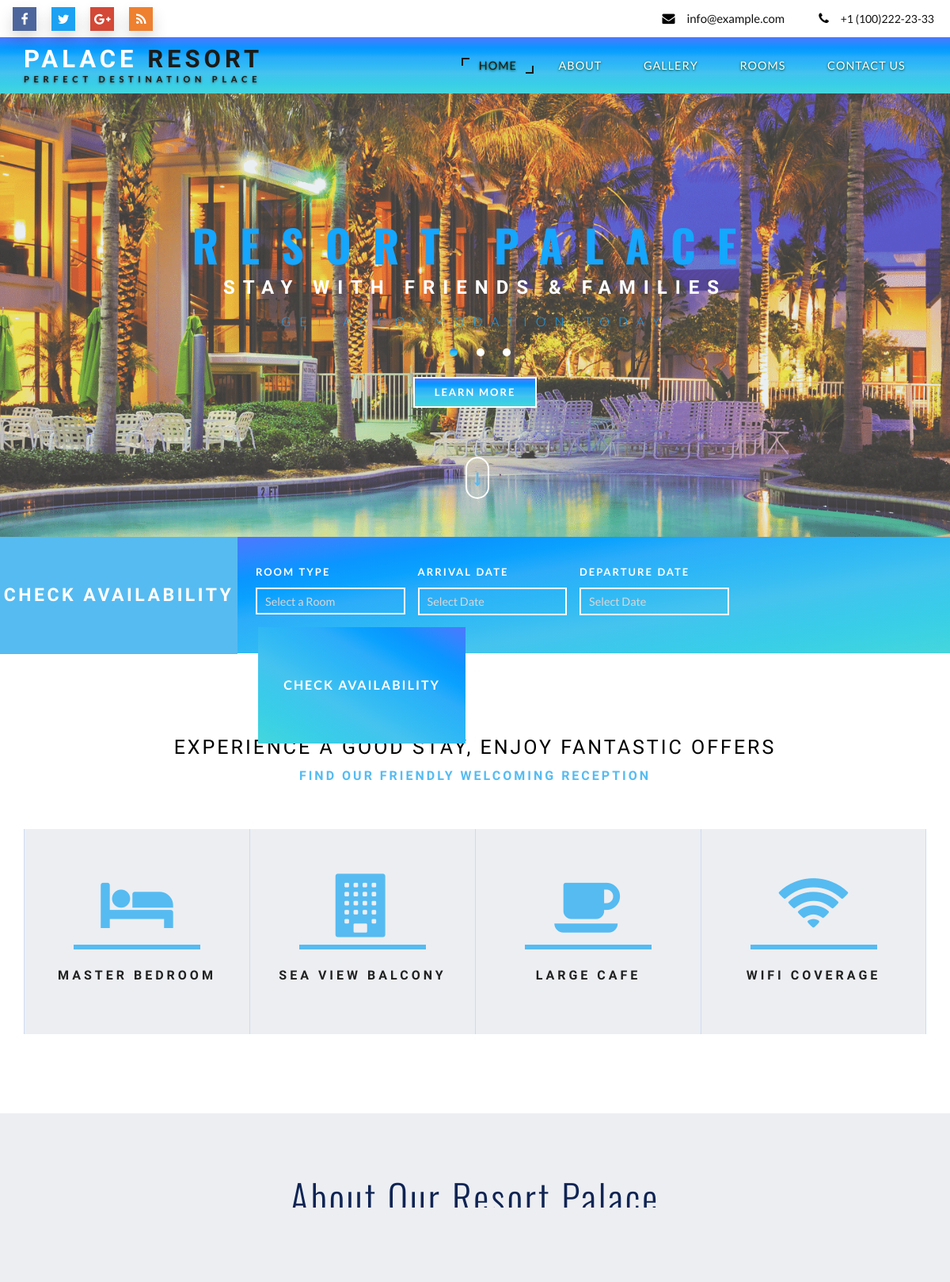
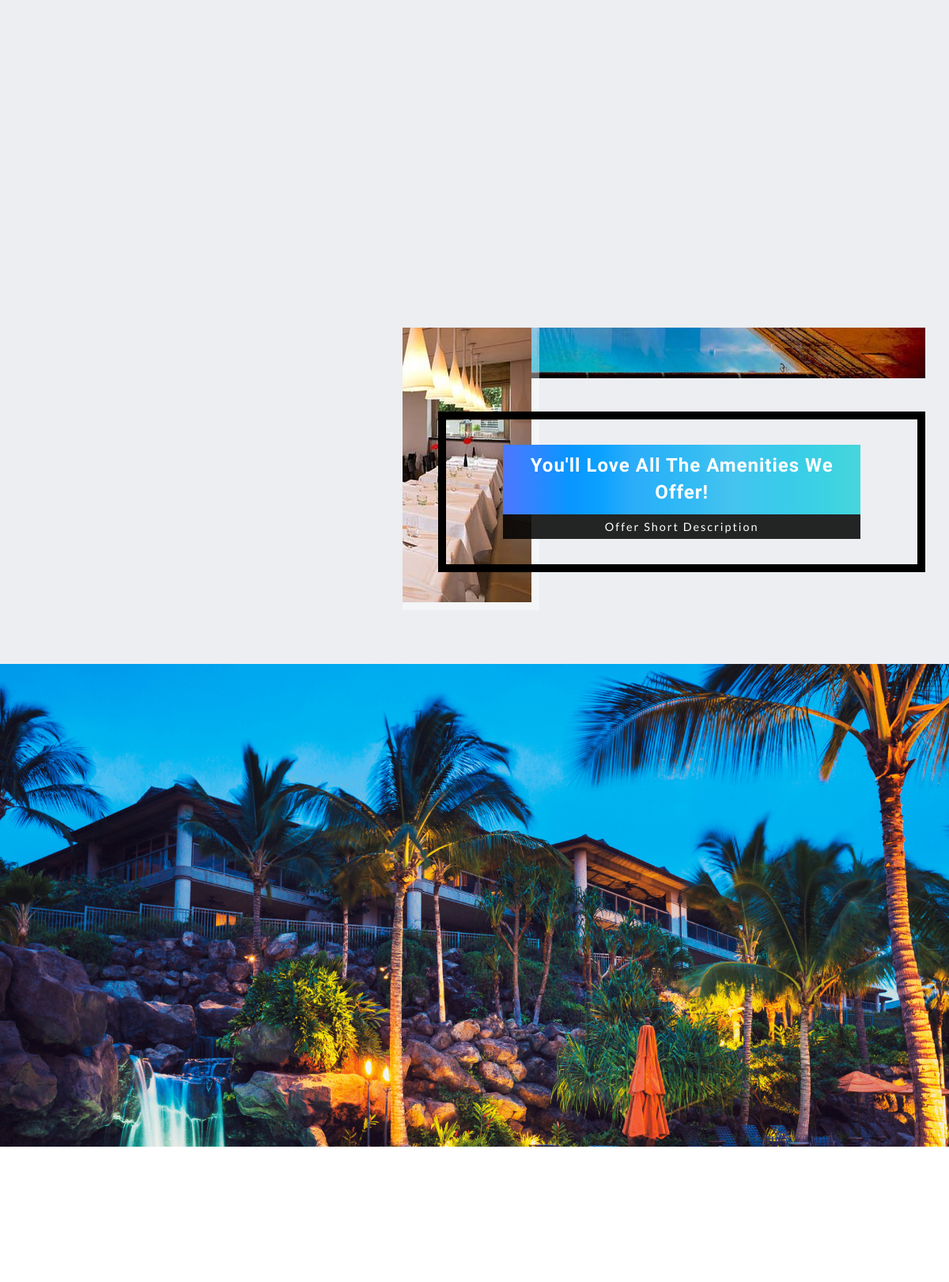
The page / (upper part) on the database its author committed (2 pictures, top to bottom).
### resort/models.py (models this page shows, shortened)
class Hero(models.Model):
    class Meta:
        verbose_name_plural = 'Hero Section'
        verbose_name = 'Hero Section'
    name = models.CharField(max_length=100, blank=True, null=True, default='RESORT NAME', verbose_name='Set a Cool Name of ReSort')
    tag = models.CharField(max_length=100, blank=True, null=True, default='STAY WITH FRIENDS & FAMILIES', verbose_name='Set a Tagline for Hero Section')
    greet = models.CharField(max_length=100, blank=True, null=True, default='GET ACCOMMODATION TODAY', verbose_name='Set a Greeting for Hero Section')
    class_name = models.CharField(max_length=25, blank=True, null=True, default='Ex: w3layouts-banner-top1 or w3layouts-banner-top2 or null', verbose_name='Set One of these Class Name')
    is_active = models.BooleanField(default=True)

class ServiceChart(models.Model):
    class Meta:
        verbose_name_plural = 'Service Chart'
        verbose_name = 'Service Chart'
    name = models.CharField(max_length=50, blank=True, null=True, default='MASTER BEDROOM', verbose_name='Set a Name for Service')
    company_name = models.CharField(max_length=50, blank=True, null=True, default='RESORT PALACE', verbose_name='Set a Company Name')
    icon = models.CharField(max_length=20, blank=True, null=True, default='w3_road', verbose_name='Set a Icon Class Name')
    is_active = models.BooleanField(default=True)

class About(models.Model):
    class Meta:
        verbose_name_plural = 'About Section'
        verbose_name = 'About Section'
    image_one = models.ImageField(blank=True, null=True, upload_to='About_Images/', verbose_name='Upload Image for About Section')
    image_two = models.ImageField(blank=True, null=True, upload_to='About_Images/', verbose_name='Upload Image for About Section')
    heading = models.CharField(max_length=100, blank=True, null=True, default='About Our Resort Palace', verbose_name='Set a Heading')
    description = models.CharField(max_length=100, blank=True, null=True, default='Short Description', verbose_name='Set a Description')
    offer = models.CharField(max_length=100, blank=True, null=True, default="You'll love all the amenities we offer!", verbose_name='Set a Offer')
    offer_description = models.CharField(max_length=100, blank=True, null=True, default='Offer Short Description', verbose_name='Set a Offer Description')
    is_active = models.BooleanField(default=True)

class Services(models.Model):
    class Meta:
        verbose_name_plural = 'Services Section'
        verbose_name = 'Services Section'
    heading = models.CharField(max_length=50, blank=True, null=True, default='Ex: Stay First, Pay After or 24 Hours Restaurant', verbose_name='Set a Heading')
    description = models.CharField(max_length=100, blank=True, null=True, default='Short Description', verbose_name='Set a Description')
    check_point_one = models.CharField(max_length=30, blank=True, null=True, default='Check Point One', verbose_name='Set a Bullet Point')
    check_point_two = models.CharField(max_length=30, blank=True, null=True, default='Check Point Two', verbose_name='Set a Bullet Point')
    icon_class = models.CharField(max_length=20, blank=True, null=True, default='Ex: fa-clock-o or fa-credit-card', verbose_name='Set a Icon Class Name')
    position_class = models.CharField(max_length=20, blank=True, null=True, default='Ex: left or right', verbose_name='Set a Position Class Name')
    is_active = models.BooleanField(default=True)

### resort/views.py (the view)
# urls.py: 2. Add a URL to urlpatterns:  path('', views.home, name='home')
def home(request):
    hero = Hero.objects.filter(is_active=True)
    service_chart = ServiceChart.objects.filter(is_active=True)
    about = About.objects.filter(is_active=True)
    service = Services.objects.filter(is_active=True)
    team = Team.objects.filter(is_active=True)
    gallery = Gallery.objects.filter(is_active=True)
    rooms = RoomsRates.objects.filter(is_active=True)
    visitors = Visitors.objects.filter(is_active=True)
    context = { 'hero': hero, 'service_chart': service_chart, 'about': about, 'service': service, 'team': team, 'gallery': gallery, 'rooms': rooms, 'visitors': visitors }
    return render(request, 'home.html', context)

### resort/templates/home.html (shortened to what this page needs)
{% extends "base.html" %}
{% load static %}
{% block content %}
	<div id="home" class="w3ls-banner">
		<div class="slider">
			<div class="callbacks_container">
				<ul class="rslides callbacks callbacks1" id="slider4">
					{% for h in hero %}
					<li>
						<div class="w3layouts-banner-top {{ h.class_name }}">
							<div class="container">
								<div class="agileits-banner-info">
								<h4>{{ h.name }}</h4>
									<h3>{{ h.tag }}</h3>
										<p>{{ h.greet }}</p>
									<div class="agileits_w3layouts_more menu__item">
				<a href="#" class="menu__link" data-toggle="modal" data-target="#myModal">Learn More</a>
			</div>
								</div>
							</div>
						</div>
					</li>
					{% endfor %}
				</ul>
			</div>
		</div>
		    <div class="thim-click-to-bottom">
				<a href="#about" class="scroll">
					<i class="fa fa-long-arrow-down" aria-hidden="true"></i>
				</a>
			</div>
	</div>
{% include 'checking.html' %}
	<div class="banner-bottom">
		<div class="container">
			<div class="agileits_banner_bottom">
				<h3><span>Experience a good stay, enjoy fantastic offers</span> Find our friendly welcoming reception</h3>
			</div>
			<div class="w3ls_banner_bottom_grids">
				<ul class="cbp-ig-grid">
					{% for s_chart in service_chart %}
					<li>
						<div class="w3_grid_effect">
							<span class="cbp-ig-icon {{ s_chart.icon }}"></span>
							<h4 class="cbp-ig-title">{{ s_chart.name }}</h4>
						</div>
					</li>
					{% endfor %}
				</ul>
			</div>
		</div>
	</div>
 	<div class="about-wthree" id="about">
		  <div class="container">
			  	{% for a in about %}
				   <div class="ab-w3l-spa">
                            <h3 class="title-w3-agileits title-black-wthree">{{ a.heading }}</h3>
						   <p class="about-para-w3ls">{{ a.description }}</p>
						   <img src="{{ a.image_one.url }}" class="img-responsive" alt="Hair Salon">
										<div class="w3l-slider-img">
											<img src="{{ a.image_two.url }}" class="img-responsive" alt="Hair Salon">
										</div>
                                       <div class="w3ls-info-about">
										    <h4>{{ a.offer }}</h4>
											<p>{{ a.offer_description }}</p>
										</div>
		          </div>
				{% endfor %}
    </div>
</div>
<div class="advantages">
	<div class="container">
		<div class="advantages-main">
				<h3 class="title-w3-agileits">Our Services</h3>
		   <div class="advantage-bottom">
			   {% for s in service %}
			 <div class="col-md-6 advantage-grid {{ s.position_clas }}-w3ls wow bounceInLeft" data-wow-delay="0.3s">
			 	<div class="advantage-block ">
					<i class="fa {{ s.icon_class }}" aria-hidden="true"></i>
			 		<h4>{{ s.heading }} </h4>
			 		<p>{{ s.description }}</p>
					<p><i class="fa fa-check" aria-hidden="true"></i> {{ s.check_point_one }}</p>
					<p><i class="fa fa-check" aria-hidden="true"></i> {{ s.check_point_two }}</p>
			 	</div>
			 </div>
			 {% endfor %}
			<div class="clearfix"> </div>
			</div>
		</div>
	</div>
</div>
<section class="portfolio-w3ls" id="gallery">
		 <h3 class="title-w3-agileits title-black-wthree" id="gal">Our Gallery</h3>
</section>
  {% endblock %}

### resort/templates/base.html (shortened to what this page needs)
{% load static %}
<!DOCTYPE html>
<html lang="en">
<head>
<link href="{% static 'css/bootstrap.css' %}" rel="stylesheet" type="text/css" media="all" />
<link href="{% static 'css/font-awesome.css' %}" rel="stylesheet">
<link rel="stylesheet" href="{% static 'css/chocolat.css' %}" type="text/css" media="screen">
<link href="{% static 'css/easy-responsive-tabs.css' %}" rel='stylesheet' type='text/css'/>
<link rel="stylesheet" href="{% static 'css/flexslider.css' %}" type="text/css" media="screen" property="" />
<link rel="stylesheet" href="{% static 'css/jquery-ui.css' %}" />
<link href="{% static 'css/style.css' %}" rel="stylesheet" type="text/css" media="all" />
</head>
<body>
{% include 'nav.html' %}
{% block content %}
{% endblock %}
<link rel="stylesheet" href="{% static 'css/swipebox.css' %}">
</body>
</html>

### resort/templates/nav.html (shortened to what this page needs)
<div class="banner-top">
    <div class="social-bnr-agileits">
        <ul class="social-icons3">
                        <li><a href="#" class="fa fa-facebook icon-border facebook"> </a></li>
                        <li><a href="#" class="fa fa-twitter icon-border twitter"> </a></li>
                        <li><a href="#" class="fa fa-google-plus icon-border googleplus"> </a></li>
                        <li><a href="#" class="fa fa-rss icon-border rss"> </a></li>
                    </ul>
    </div>
    <div class="contact-bnr-w3-agile">
        <ul>
            <li><i class="fa fa-envelope" aria-hidden="true"></i><a href="mailto:info@example.com">INFO@EXAMPLE.COM</a></li>
            <li><i class="fa fa-phone" aria-hidden="true"></i>+1 (100)222-23-33</li>
        </ul>
    </div>
    <div class="clearfix"></div>
</div>
<div class="w3_navigation">
<div class="container">
    <nav class="navbar navbar-default">
        <div class="navbar-header navbar-left">
            <h1><a class="navbar-brand" href="{% url "home" %}">Palace <span>Resort</span><p class="logo_w3l_agile_caption">Perfect Destination Place</p></a></h1>
        </div>
        <div class="collapse navbar-collapse navbar-right" id="bs-example-navbar-collapse-1">
            <nav class="menu menu--iris">
                <ul class="nav navbar-nav menu__list">
                    <li class="menu__item menu__item--current"><a href="{% url 'home' %}" class="menu__link">Home</a></li>
                    <li class="menu__item"><a href="#about" class="menu__link scroll">About</a></li>
                    <li class="menu__item"><a href="#gallery" class="menu__link scroll">Gallery</a></li>
                    <li class="menu__item"><a href="#rooms" class="menu__link scroll">Rooms</a></li>
                    <li class="menu__item"><a href="#contact" class="menu__link scroll">Contact Us</a></li>
                </ul>
            </nav>
        </div>
    </nav>
</div>
</div>

### resort/templates/checking.html (shortened to what this page needs)
<div id="availability-agileits">
    <div class="col-md-3 book-form-left-w3layouts">
        <h2>CHECK AVAILABILITY</h2>
    </div>
    <div class="col-md-9 book-form">
                   <form action="{% url 'savechecking' %}" method="post">{% csrf_token %}
                        <div class="fields-w3ls form-left-agileits-w3layouts ">
                                <p>Room Type</p>
                                <select class="form-control" name="roomtype">
                                    <option>Select a Room</option>
                                </select>
                        </div>
                        <div class="fields-w3ls form-date-w3-agileits">
                                    <p>Arrival Date</p>
                                        <input  id="datepicker1" name="adate" type="text" value="Select Date" onfocus="this.value = '';" onblur="if (this.value == '') {this.value = 'mm/dd/yyyy';}" required="">
                                    </div>
                                    <div class="fields-w3ls form-date-w3-agileits">
                                    <p>Departure Date</p>
                                        <input  id="datepicker2" name="ddate" type="text" value="Select Date" onfocus="this.value = '';" onblur="if (this.value == '') {this.value = 'mm/dd/yyyy';}" required="">
                                    </div>
                        <div class=" form-left-agileits-submit">
                              <input type="submit" name='submit' value="Check Availability">
                        </div>
                    </form>
                </div>
                <div class="clearfix"> </div>
    </div>

### static/css/chocolat.css (style rules this page uses)
body { margin:0; padding:0; }

### static/css/easy-responsive-tabs.css (style rules this page uses)
body { margin: 0px; padding: 0px; background: #f5f5f5; font-weight: 500; }
ul.resp-tabs-list, p { margin: 0px; padding: 0px; }

### rows shown on the page
Hero: name "RESORT PALACE", tag "STAY WITH FRIENDS & FAMILIES", greet "GET ACCOMMODATION TODAY"
ServiceChart: name "MASTER BEDROOM"
ServiceChart: name "SEA VIEW BALCONY"
ServiceChart: name "LARGE CAFE"
ServiceChart: name "WIFI COVERAGE"
About: heading "About Our Resort Palace", image_one (picture), image_two (picture), offer "You'll Love All The Amenities We Offer!", offer_description "Offer Short Description"
Services: heading "Stay First, Pay After", description "Lorem ipsum dolor sit amet consectetur adipisicing elit. Sunt sapiente dolore.", check_point_one "Check Point One", check_point_two "Check Point Two"
Services: heading "24 Hours Restaurant", description "Lorem ipsum dolor sit amet consectetur adipisicing elit. Sunt sapiente dolore.", check_point_one "Check Point One", check_point_two "Check Point Two"
